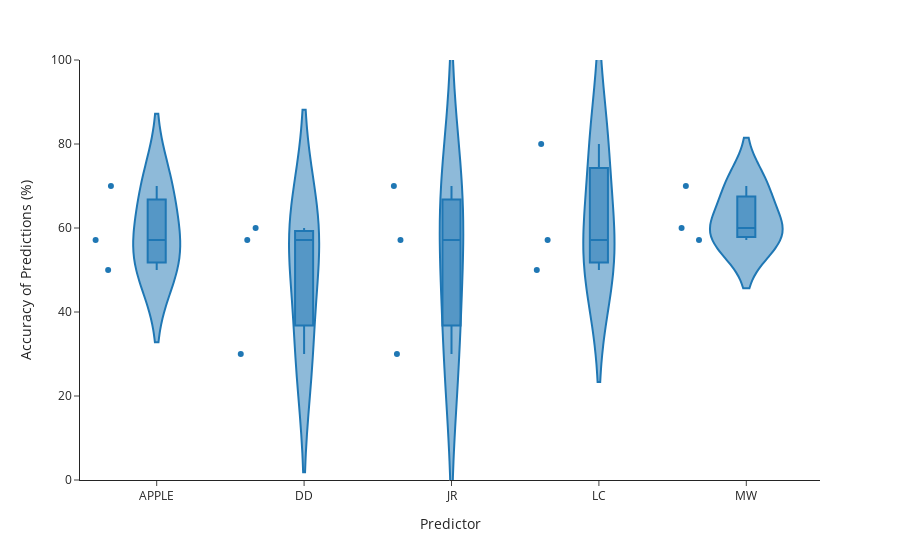

The notebook cell saved with this chart:
### Code cell
vis.volatility()

### Figure 1 — Plotly figure (JSON) as saved in the notebook; plotly's stock layout.template omitted (floating-point values rounded to 4 significant figures)
{"data": [{"alignmentgroup": "True", "box": {"visible": true}, "customdata": [["APPLE", 4, 1, 57.14], ["DD", 4, 1, 57.14], ["JR", 4, 1, 57.14], ["LC", 4, 1, 57.14], ["MW", 4, 1, 57.14], ["APPLE", 7, 2, 70], ["DD", 6, 2, 60], ["JR", 7, 2, 70], ["LC", 8, 2, 80], ["MW", 7, 2, 70], ["APPLE", 5, 3, 50], ["DD", 3, 3, 30], ["JR", 3, 3, 30], ["LC", 5, 3, 50], ["MW", 6, 3, 60]], "hovertemplate": "Predictor=%{customdata[0]}<br>Accuracy of Predictions (%)=%{customdata[3]}<br>Correct Predictions=%{customdata[1]}<br>Week=%{customdata[2]}<extra></extra>", "legendgroup": "", "marker": {"color": "#1F77B4"}, "name": "", "offsetgroup": "", "orientation": "v", "points": "all", "scalegroup": "True", "showlegend": false, "type": "violin", "x": ["APPLE", "DD", "JR", "LC", "MW", "APPLE", "DD", "JR", "LC", "MW", "APPLE", "DD", "JR", "LC", "MW"], "x0": " ", "xaxis": "x", "y": [57.14, 57.14, 57.14, 57.14, 57.14, 70, 60, 70, 80, 70, 50, 30, 30, 50, 60], "y0": " ", "yaxis": "y"}], "layout": {"autosize": true, "legend": {"tracegroupgap": 0}, "margin": {"t": 60}, "violinmode": "group", "xaxis": {"anchor": "y", "autorange": true, "domain": [0, 1], "range": [-0.5212, 4.5], "title": {"text": "Predictor"}, "type": "category"}, "yaxis": {"anchor": "x", "domain": [0, 1], "range": [0, 100], "title": {"text": "Accuracy of Predictions (%)"}, "type": "linear"}}}
